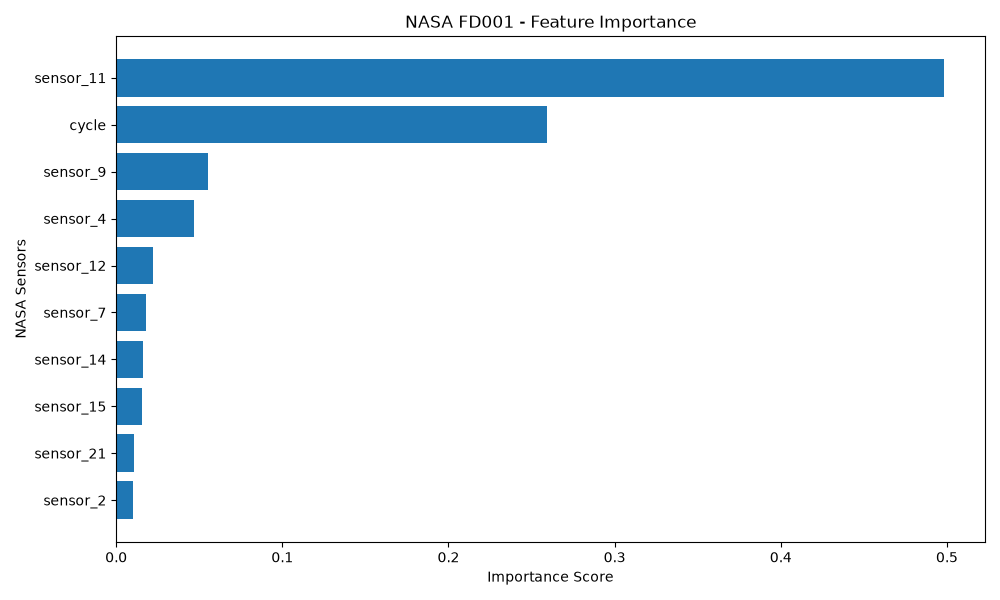

This chart was generated by the following Python code:

import joblib
import pandas as pd
import matplotlib.pyplot as plt
from pathlib import Path

BASE_DIR = Path(__file__).resolve().parent

MODEL_PATH = BASE_DIR / "models" / "nasa_fd001_rul.joblib"

# Load trained model
bundle = joblib.load(MODEL_PATH)

model = bundle["model"]
features = bundle["features"]

# Get feature importance
importance = model.feature_importances_

importance_df = pd.DataFrame({
    "Feature": features,
    "Importance": importance
})

# Sort from highest to lowest
importance_df = importance_df.sort_values(
    by="Importance",
    ascending=False
)

print("\nTOP 10 IMPORTANT FEATURES")
print(importance_df.head(10).to_string(index=False))

# Plot feature importance
top_features = importance_df.head(10).sort_values(
    by="Importance"
)

plt.figure(figsize=(10, 6))
plt.barh(
    top_features["Feature"],
    top_features["Importance"]
)

plt.xlabel("Importance Score")
plt.ylabel("NASA Sensors")
plt.title("NASA FD001 - Feature Importance")
plt.tight_layout()

plt.savefig(BASE_DIR / "feature_importance.png")
plt.show()

print("\nChart saved as feature_importance.png")
